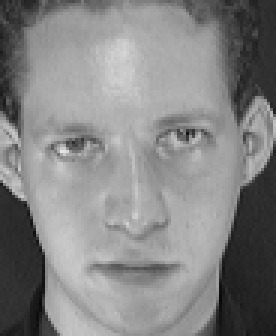
#> input picture Assignment2/FACESdata/s1/1.pgm, 92 x 112 px (shown 3 times larger); its folder holds 3 pictures in this run
$ python eigenfaces.py
#> lines starting #> are read from the running program, lines starting #| are printed output that depends on the picture
# -*- coding: utf-8 -*-
"""
Created on Thu Nov  8 17:43:21 2018

@author: Yigao
"""

import numpy as np
from PIL import Image
import os
from scipy.spatial.distance import euclidean
import math
import matplotlib.pyplot as plt

## read face images to facematrix
directory = "FACESdata"
a = True
for dirname in os.listdir(directory):
    for filename in os.listdir(directory + "/" + dirname):
        fullpath = directory + "/" + dirname + "/" + filename
        img = Image.open(fullpath).convert("L")
#> img is the input picture: PIL image 92x112 L; min 7, max 232, mean 132.6
        imagearray = np.array(img)
        flat = imagearray.ravel()
#> flat = 10304 values, max 232 at index 4620, min 7 at index 9273, mean 132.6
        facevector = np.matrix(flat)
        while a is True:
            facematrix = np.empty(facevector.shape, dtype = "uint8")
            a = False
        facematrix = np.r_[facematrix, facevector]
facematrix = np.delete(facematrix, (0), axis = 0)
facematrix_t = np.transpose(facematrix)
original_shape = imagearray.shape
#> original_shape = (112, 92)

## calculate mean face
facemean = facematrix_t.mean(axis = 1)
facemean_array = np.asarray(facemean.reshape(original_shape))
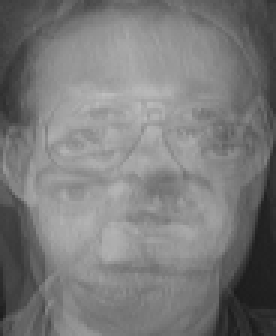
#> facemean_array: shape (112, 92) float64 (shown 3 times larger); min 27.4, max 190.2, mean 122.9
#facemean_img = Image.fromarray(facemean_array, "L")
#facemean_img.save("meanface.jpg")
print("This is the mean face.")
facemean_img = plt.figure()
plt.imshow(facemean_array, cmap = plt.get_cmap("gray"))
plt.axis("off")
plt.show()
facemean_img.savefig("meanface.jpg")


## normalize face matrix, calculate eigenvalues and eigenvectors
Norm_Face_Matrix = facematrix_t - facemean
print("Normalized face matrix is")
print(Norm_Face_Matrix)
#> (printed output is left out)
print("The shape is")
print(Norm_Face_Matrix.shape)
#| (10304, 5)
Norm_Face_Matrix_t = np.transpose(Norm_Face_Matrix)
CovMatrix = np.matmul(Norm_Face_Matrix_t, Norm_Face_Matrix)
#> CovMatrix = [[9748387.5, -516031.7, 809834.7, -5537335.1, -4504855.3], [-516031.7, 12026698.1, 1675170.5, -9472192.3, -3713644.5], [809834.7, 1675170.5, 16346277.9, -12222897.9, -6608385.1], [-5537335.1, -9472192.3, -12222897.9, 32255253.3, -5022827.9], [-4504855.3, -3713644.5, -6608385.1, -5022827.9, 19849712.9]]
evals, evects = np.linalg.eig(CovMatrix)
#> evals = [42463100.9, -2.21e-09, 25232391.8, 10686223.4, 11844613.6]; evects = [[-0.151, 0.447, -0.181, 0.863, 0.0235], [-0.286, 0.447, -0.104, -0.282, -0.793], [-0.422, 0.447, -0.344, -0.394, 0.59], [0.847, 0.447, -0.252, -0.137, 0.0288], [0.0124, 0.447, 0.88, -0.0495, 0.15]]
evals_sort = np.sort(evals)
#> evals_sort = [-2.21e-09, 10686223.4, 11844613.6, 25232391.8, 42463100.9]

## ask user to input top number of eigenvectors in eigenface matrix
#k = 5
#> (the run stopped early here; a loop or call above may not have finished)
